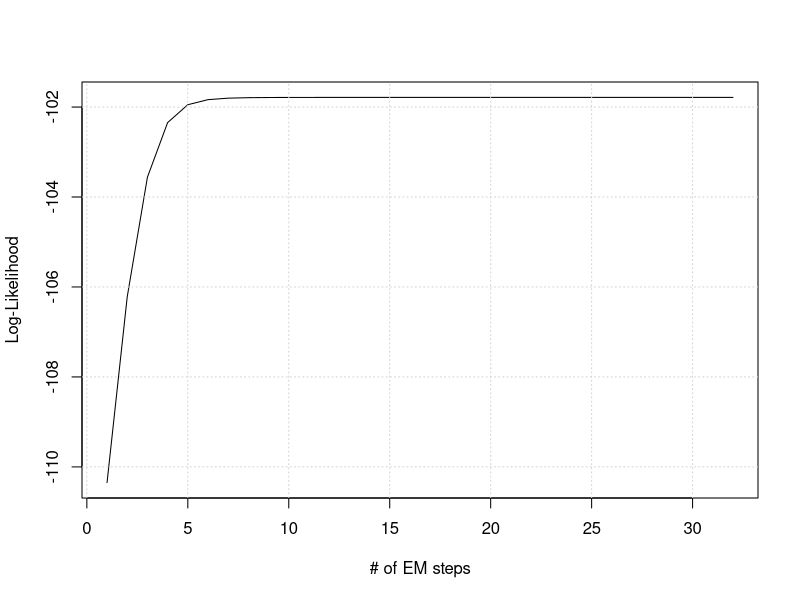
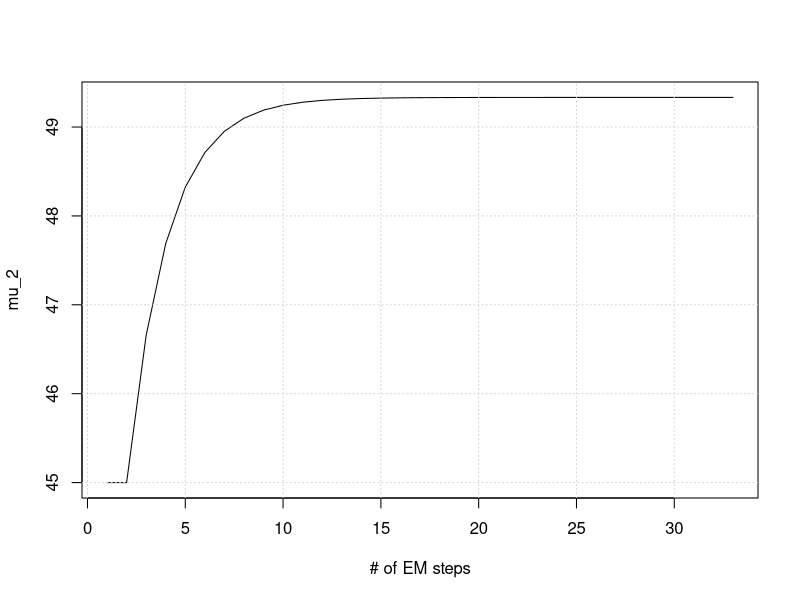
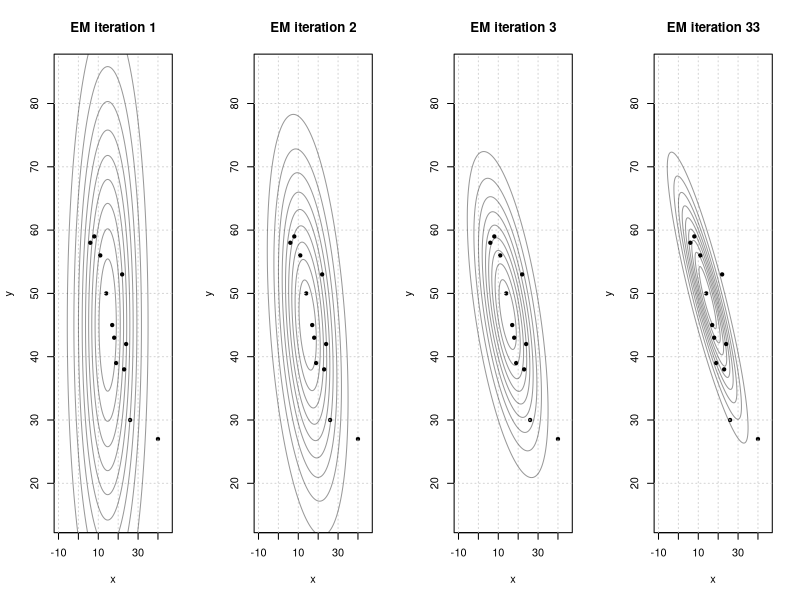

Source code (R) for these figures, in order:
#library(VIM)
#data(sleep, package = "VIM")
#data(tao, package = "VIM")
#data(chorizonDL, package = "VIM")
#data(testdata, package = "VIM")

library(MASS)
library(mixtools)

####################
### EM Algorithm ###
####################

initialize <- function(data, type = "canonical") {
  x <- data[,1]
  y <- na.omit(data[,2])
  n <- length(x)
  
  # Initalize
  mu <- c(mean(x), mean(y))
  s_xx <- (1/n)*(sum(x^2) - sum(x)^2/n)
  s_yy <- (1/n)*(sum(y^2) - sum(y)^2/n)
  cov <- matrix(c(s_xx, 0, 0, s_yy), nrow = 2, ncol = 2)
  
  return(list(mu = mu, cov = cov))
}

emstep <- function(data, indicator, params) {
  mu <- params$mu
  cov <- params$cov
  x <- data[,1]
  y <- data[,2]
  n <- length(x)
  
  ## E step, update data
  
  # Regression estimation
  beta_1 <- cov[1,2]/cov[1,1]
  beta_0 <- mu[2] - beta_1*mu[1]
  sig_y_x <- cov[2,2] - beta_1^2*cov[1,1]
  
  # Imputation
  y[indicator] <- beta_0 + beta_1*x[indicator]
  
  # Estimate sufficient statistics
  sum_y <- sum(y)
  sum_xy <- sum(x*y)
  sum_yy <- sum(c(y[indicator]^2 + sig_y_x, y[!indicator]^2))
  
  ## M step, update parameters
  
  mu[2] <- mean(y)
  
  cov[1,2] <- cov[2,1] <-  (1/n)*(sum_xy - (sum_y*sum(x))/n)
  cov[2,2] <- (1/n)*(sum_yy - sum_y^2/n)
  
  # Return data and params
  return(params = list(mu = mu, cov = cov))
}

objective <- function(data, indicator, params) {
  # Calculate 2D log likelihood where x and y is observed
  const <- -log(2*pi)
  det <- -(1/2)*log(det(params$cov))
  maha <- -(1/2)*mahalanobis(data[!indicator,], params$mu, params$cov)
  log1 <- sum(const + det + maha)

  # Calculate 1D log likelihood where just x is observed
  const <- -(1/2)*log(2*pi)
  det <- -(1/2)*log(params$cov[1,1])
  maha <- -(1/2)*(data[indicator,][,1]-params$mu[1])^2/params$cov[1,1]
  log2 <- sum(const + det + maha)

  return(log1+log2)
}

em_algorithm <- function(data, tolerance) {
  
  params <- initialize(data)
  indicator <- is.na(data[,2])
  vecLoglike <- NULL
  vecParams <- list(params)
  
  repeat {
    # EM step
    params <- emstep(data, indicator, params)
    vecParams <- append(vecParams, list(params))
    
    # Calculate objective (likelihood)
    vecLoglike <- append(vecLoglike, objective(data, indicator, params))
    
    # Check if convergence criterion is hit
    last <- length(vecLoglike)
    if(last >= 2 && abs(vecLoglike[last] - vecLoglike[last-1]) < tolerance) {
      break
    }
  }
  
  return(list(loglike = vecLoglike, params = vecParams))
}

# Data

# Enders example
#x <- c(78,84,84,85,87,91,92,94,94,96,99,105,105,106,108,112,113,115,118,134)
#y <- c(NA,NA,NA,NA,NA,NA,NA,NA,NA,NA,7,10,11,15,10,10,12,14,16,12)

# Paper example 3
x <- c(8,6,11,22,14,17,18,24,19,23,26,40,4,4,5,6,8,10)
y <- c(59,58,56,53,50,45,43,42,39,38,30,27,NA,NA,NA,NA,NA,NA)

data <- matrix(c(x,y), ncol = 2)

# Run algorithm
result <- em_algorithm(data, tolerance = 10^-12)

# Plot convergence of log likelihood
plot(result$loglike, type = "l", xlab = "# of EM steps", ylab = "Log-Likelihood")
grid()

# Plot behavior of mu2
mu2 <- sapply(result$params, function(param){param$mu[2]})
plot(mu2, type = "l", xlab = "# of EM steps", ylab = "mu_2")
grid()

# contour plot
par(mfrow=c(1,4))
for(i in c(1,2,3,length(result$params))) {
  plot(data, pch = 20, xlim = c(-10,45), ylim = c(15,85),
       xlab = "x", ylab = "y", main = paste("EM iteration", i))
  grid()
  for(j in 1:9) ellipse(mu=result$params[[i]]$mu, sigma=result$params[[i]]$cov,
                        alpha = (j*0.1), npoints = 250, col=rgb(0,0,0,alpha=0.4))
}
par(mfrow=c(1,1))

#####################
### SEM Algorithm ###
#####################

calculateRatio <- function(data, params, i, j, tolerance) {
  indicator <- is.na(data[,2])
  vecR <- NULL
  
  # Get last parameter element (MLE)
  mle <- unlist(tail(params, 1)[[1]])
  
  t <- 1
  repeat {
    # Get current state of theta from em computation
    theta_t <- unlist(params[[t]])
    
    # Define theta_i as the final mle and replace i-th value with current state
    theta_t_i <- mle
    theta_t_i[[i]] <- theta_t[[i]]
    
    # Do EM step using theta_i: convert parameters to list, then do step
    paramList <- list(mu = theta_t_i[1:2],
                      cov = matrix(theta_t_i[3:6], nrow = 2, ncol = 2))
    theta_t_1_i <- unlist(emstep(data, indicator, paramList))
    
    # Calculate ratio
    #print(paste(theta_t_1_i[[j]],mle[[j]],theta_t[[i]],mle[[i]]))
    vecR <- append(vecR, (theta_t_1_i[[j]] - mle[[j]])/(theta_t[[i]] - mle[[i]]))
    
    # Increase iteration
    t <- t+1
    
    # Check if convergence criterion is hit or we're running out of original estimations
    last <- length(vecR)
    if((last >= 2 && abs(vecR[last] - vecR[last-1]) < tolerance) || t >= length(result$params)) {
      break
    }
  }
  
  #print(vecR)
  
  # Just return last rate
  return(vecR[length(vecR)])
}

calculateDM <- function(data, params, tolerance) {
  # Parameters to estimate in DM*
  estimates <- c(2,4,6)
  
  # Number of parameters to calculate variance for
  d <- length(estimates)
  
  # Define empty DM matrix
  DM <- matrix(nrow = d, ncol = d)
  
  # Calculate any r_ij and store in DM
  for(i in 1:d) {
    for(j in 1:d) {
      DM[i,j] <- calculateRatio(data, params, estimates[i], estimates[j], tolerance)
      print(paste(i,j,":",DM[i,j]))
    }
  }
  
  # Return whole DM
  return(DM)
}

sem_algorithm <- function(data, params, tolerance) {
  n <- length(data[,1])
  
  # Get DM* matrix
  DM <- calculateDM(data, params, tolerance)
  
  # Get covariance matrix of MLE estimate (last step from em algorithm)
  cov <- tail(params, 1)[[1]]$cov
  
  # Calculate G3 of I_oc
  G3_11 <- cov[2,2]
  G3_12 <- 0
  G3_13 <- 0
  G3_22 <- 2*cov[2,2]^2
  G3_23 <- 2*cov[2,2]*cov[1,2]
  G3_33 <- det(cov)^2*((cov[1,1]*cov[2,2])^2 - cov[1,2]^4)/
    (-cov[1,2]^6 + 3*cov[1,1]*cov[2,2]*cov[1,2]^4
     - 3*(cov[1,1]*cov[2,2]*cov[1,2])^2 + (cov[1,1]*cov[2,2])^3)
  
  G3 <- (1/n)*matrix(c(G3_11, G3_12, G3_13, G3_12, G3_22, G3_23,
                       G3_13, G3_23, G3_33), nrow = 3, ncol = 3)
  
  # Compute Delta V*
  DV <- G3%*%DM%*%solve(diag(3)-DM)
  
  return(G3 + DV)
}

# 1: mu1, 2: mu2, 3: s_xx, 4/5: s_xy, 6: s_yy
DM <- calculateDM(data, result$params, 10^-4)
#r_mu2 <- sem_algorithm(data, result$params, c(2,4,6), 10^-4)


obsinfo <- function(params) {
  
}

##################
### Simulation ###
##################

simulation <- function(data, N, Sim) {
  results <- matrix(1:6*Sim, nrow = Sim, ncol = 6)
  
  for(iSim in 1:Sim) {
    result <- em_algorithm(data[((iSim-1)*N+1):(iSim*N),], tolerance = 10^-4)
    results[iSim,] <- unlist(tail(result$params, 1)[[1]])
  }
  
  # Calculate MC SD values
  sd <- apply(results[,c(1,2,3,4,6)], 2, function(col) {sd(col)})
  
  # Calculate average observed information values
  # ...
  
  # Calculate SEM
  # ...
  
  return(sd)
}

Sim <- 1000 # 1000
N <- 250 # 250

data_mcar <- data_mar <- mvrnorm(N*Sim, c(100,12),
                                 matrix(c(169,19.5,19.5,9), nrow = 2, ncol = 2))

# Generate MCAR data
na <- rbinom(N*Sim,1,0.5)
data_mcar[,2][as.logical(na)] <- NA

results_mcar <- simulation(data_mcar, N, Sim)

# Generate MAR data
data_mar[,2][data_mar[,1] < median(data_mar[,1])] <- NA

results_mar <- simulation(data_mar, N, Sim)
